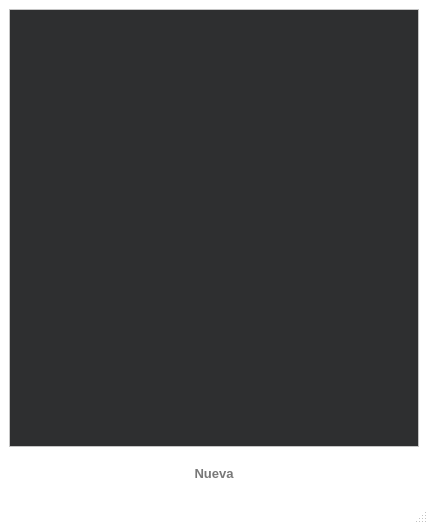
<?xml version="1.0" encoding="UTF-8"?>
<ui version="4.0">
 <class>Screen_Table_Longitudes</class>
 <widget class="QMainWindow" name="Screen_Table_Longitudes">
  <property name="geometry">
   <rect>
    <x>0</x>
    <y>0</y>
    <width>428</width>
    <height>524</height>
   </rect>
  </property>
  <property name="palette">
   <palette>
    <active>
     <colorrole role="Base">
      <brush brushstyle="SolidPattern">
       <color alpha="255">
        <red>46</red>
        <green>47</green>
        <blue>48</blue>
       </color>
      </brush>
     </colorrole>
     <colorrole role="Window">
      <brush brushstyle="SolidPattern">
       <color alpha="255">
        <red>255</red>
        <green>255</green>
        <blue>255</blue>
       </color>
      </brush>
     </colorrole>
    </active>
    <inactive>
     <colorrole role="Base">
      <brush brushstyle="SolidPattern">
       <color alpha="255">
        <red>46</red>
        <green>47</green>
        <blue>48</blue>
       </color>
      </brush>
     </colorrole>
     <colorrole role="Window">
      <brush brushstyle="SolidPattern">
       <color alpha="255">
        <red>255</red>
        <green>255</green>
        <blue>255</blue>
       </color>
      </brush>
     </colorrole>
    </inactive>
    <disabled>
     <colorrole role="Base">
      <brush brushstyle="SolidPattern">
       <color alpha="255">
        <red>255</red>
        <green>255</green>
        <blue>255</blue>
       </color>
      </brush>
     </colorrole>
     <colorrole role="Window">
      <brush brushstyle="SolidPattern">
       <color alpha="255">
        <red>255</red>
        <green>255</green>
        <blue>255</blue>
       </color>
      </brush>
     </colorrole>
    </disabled>
   </palette>
  </property>
  <property name="windowTitle">
   <string>MainWindow</string>
  </property>
  <widget class="QWidget" name="centralwidget">
   <layout class="QVBoxLayout" name="verticalLayout">
    <item>
     <widget class="QTableView" name="tableView">
      <property name="styleSheet">
       <string notr="true">font: 10pt &quot;Segoe UI&quot;;</string>
      </property>
     </widget>
    </item>
    <item>
     <layout class="QHBoxLayout" name="horizontalLayout">
      <item>
       <spacer name="horizontalSpacer">
        <property name="orientation">
         <enum>Qt::Horizontal</enum>
        </property>
        <property name="sizeHint" stdset="0">
         <size>
          <width>40</width>
          <height>20</height>
         </size>
        </property>
       </spacer>
      </item>
      <item>
       <widget class="QPushButton" name="pb_nueva">
        <property name="minimumSize">
         <size>
          <width>130</width>
          <height>40</height>
         </size>
        </property>
        <property name="maximumSize">
         <size>
          <width>130</width>
          <height>40</height>
         </size>
        </property>
        <property name="font">
         <font>
          <family>Segoe UI</family>
          <pointsize>10</pointsize>
          <weight>75</weight>
          <bold>true</bold>
         </font>
        </property>
        <property name="styleSheet">
         <string notr="true">border-radius: 10px;
color:rgb(120, 120, 120);</string>
        </property>
        <property name="text">
         <string>Nueva</string>
        </property>
        <property name="icon">
         <iconset resource="assets.qrc">
          <normaloff>:/icons/plus_blue.png</normaloff>:/icons/plus_blue.png</iconset>
        </property>
        <property name="iconSize">
         <size>
          <width>20</width>
          <height>20</height>
         </size>
        </property>
       </widget>
      </item>
      <item>
       <spacer name="horizontalSpacer_2">
        <property name="orientation">
         <enum>Qt::Horizontal</enum>
        </property>
        <property name="sizeHint" stdset="0">
         <size>
          <width>40</width>
          <height>20</height>
         </size>
        </property>
       </spacer>
      </item>
     </layout>
    </item>
   </layout>
  </widget>
  <widget class="QMenuBar" name="menubar">
   <property name="geometry">
    <rect>
     <x>0</x>
     <y>0</y>
     <width>428</width>
     <height>21</height>
    </rect>
   </property>
  </widget>
  <widget class="QStatusBar" name="statusbar"/>
 </widget>
 <resources>
  <include location="assets.qrc"/>
 </resources>
 <connections/>
</ui>
